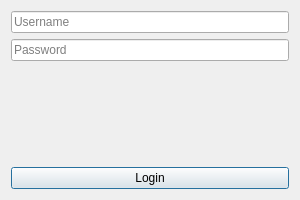
<?xml version="1.0" encoding="UTF-8"?>
<ui version="4.0">
 <class>LoginDialog</class>
 <widget class="QDialog" name="LoginDialog">
  <property name="geometry">
   <rect>
    <x>0</x>
    <y>0</y>
    <width>300</width>
    <height>200</height>
   </rect>
  </property>
  <property name="windowTitle">
   <string>Login</string>
  </property>
  <layout class="QVBoxLayout" name="verticalLayout">
   <item>
    <widget class="QLineEdit" name="usernameEdit">
     <property name="placeholderText">
      <string>Username</string>
     </property>
    </widget>
   </item>
   <item>
    <widget class="QLineEdit" name="passwordEdit">
     <property name="echoMode">
      <enum>QLineEdit::Password</enum>
     </property>
     <property name="placeholderText">
      <string>Password</string>
     </property>
    </widget>
   </item>
   <item>
    <widget class="QLabel" name="errorLabel">
     <property name="text">
      <string/>
     </property>
    </widget>
   </item>
   <item>
    <widget class="QPushButton" name="loginButton">
     <property name="text">
      <string>Login</string>
     </property>
    </widget>
   </item>
  </layout>
 </widget>
 <resources/>
 <connections/>
</ui>
